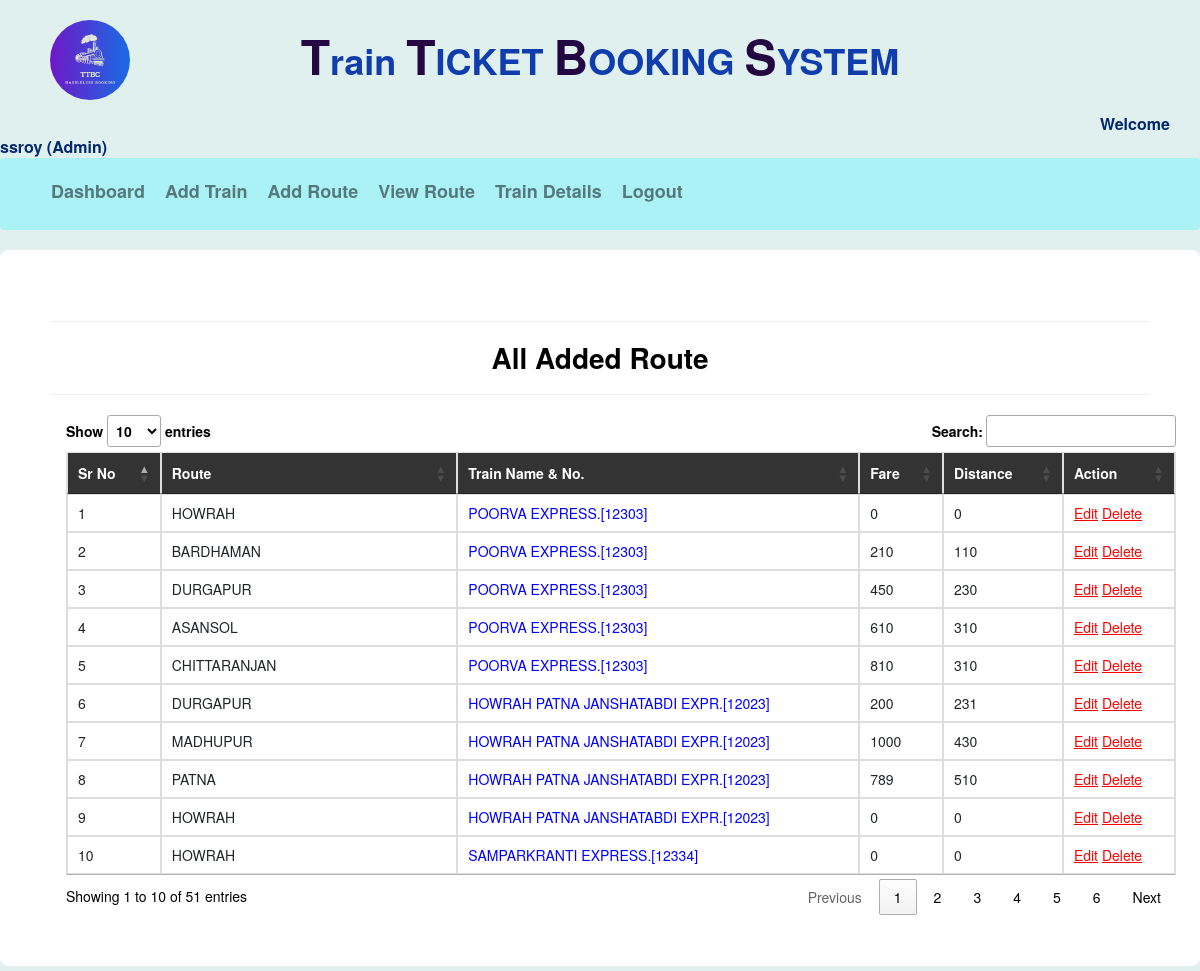
Screenshot of /availableroute/ (signed in) with the database file from the repository.
### railway/models.py (models this page shows, shortened)
class Add_route(models.Model):
    train = models.ForeignKey(Add_Train,on_delete=models.CASCADE,null=True)
    route = models.CharField(max_length=100,null=True)
    distance=models.IntegerField(null=True)
    fare=models.IntegerField(null=True)

class Add_Train(models.Model):
    trainname = models.CharField(max_length=30,null=True)
    train_no = models.IntegerField(null=True)
    from_city = models.CharField(max_length=30,null=True)
    to_city = models.CharField(max_length=30,null=True)
    departuretime=models.CharField(max_length=30,null=True)
    arrivaltime=models.CharField(max_length=30,null=True)
    trevaltime=models.CharField(max_length=100,null=True)
    distance=models.IntegerField(null=True)
    seats=models.IntegerField(null=True)
    img=models.FileField(null=True)

### railway/views.py (the view)
# urls.py: path('availableroute/', displayroute, name="availableroute"),
def displayroute(request):
    if not request.user.is_authenticated:
        return redirect('login')
    data = Add_route.objects.all()
    data2 = Add_Train.objects.all()
    d = {'data':data,'data2':data2}
    return render(request,"availableroute.html",d)

### templates/availableroute.html (shortened to what this page needs)
{% extends 'navigation3.html' %}
{% load static %}
{% block b %}
<div style="color:Black;border:1px solid white;border-radius:8px;background-color:white;padding:50px">
<center><hr><h3 style="font-size:28px;"><strong>All Added Route</strong></h3><hr></center>
        <div class="container">
<table class="table table-bordered" id="myTable">
  <thead style="color:white;background-color:#333">
  <tr>
    <th>Sr No</th>
    <th>Route</th>
      <th>Train Name & No.</th>
    <th>Fare</th>
    <th>Distance</th>
    <th>Action</th>
  </tr>
  </thead>
   <tbody>
{% for i in data %}
  <tr>
    <td>{{forloop.counter}}</td>
    <td>{{i.route}}</td>
      <td style="color:blue">{{i.train.trainname}}.[{{i.train.train_no}}]</td>
    <td>{{i.fare}}</td>
    <td>{{i.distance}}</td>
    <td style="100px"><a href="{% url 'editroute' i.id %}" style="color:red"><u>Edit</u></a>
        <a href="{% url 'delete_route' i.id %}" style="color:red"><u>Delete</u></a></td>
  </tr>{% endfor %}
    </tbody>
</table>
 </div>
</div>
{% endblock %}

### templates/navigation3.html (shortened to what this page needs)
{% extends 'head.html' %}
{% load static %}
{% block body %}
<link rel = stylesheet href = "//cdn.datatables.net/1.10.19/css/jquery.dataTables.min.css">
<a href="" style="font-size:16px;margin-left:1100px;margin-top:120px;color:black;"><strong style="color:#02286F;">Welcome {{request.user.username}} (Admin)</strong></a>
<nav class="navbar navbar-expand-lg navbar-light custom-navbar">
  <div class="container-fluid style=">
    <div class="collapse navbar-collapse" id="navbarNav">
      <ul class="navbar-nav me-auto mb-2 mb-lg-0">
        <li class="nav-item">
         <strong> <a class="nav-link px-3" href="{% url 'admindashboard' %}">Dashboard</a></strong>
        </li>
         <li class="nav-item">
         <strong> <a class="nav-link px-3" href="{% url 'add_train' %}">Add Train</a></strong>
        </li>
        <li class="nav-item">
          <strong><a class="nav-link px-3" href="{% url 'add_route' %}">Add Route</a></strong>
        </li>
        <li class="nav-item">
          <strong><a class="nav-link px-3" href="{% url 'availableroute' %}">View Route</a></strong>
        </li>
        <li class="nav-item">
         <strong> <a class="nav-link px-3" href="{% url 'view_train' %}">Train Details</a></strong>
        </li>
        <li class="nav-item">
          <strong></b><a class="nav-link px-3" href="{% url 'log_out' %}">Logout</a></strong>
        </li>
        <li class="nav-item">
         <strong> <a class="nav-link px-3" href="#"></strong>
        </li>
      </ul>
    </div>
  </div>
</nav>
{% block b %}
{% endblock %}
{% endblock %}

### templates/navigation3.html (style rules this page uses)
.custom-navbar { background-color: #ABF2F7; }
.nav-link { padding: 15px 20px; font-size: 1.8rem; }

### rows the page displays
Add_route: route "HOWRAH", train.trainname "POORVA EXPRESS", train.train_no "12303", fare "0", distance "0"
Add_route: route "BARDHAMAN", train.trainname "POORVA EXPRESS", train.train_no "12303", fare "210", distance "110"
Add_route: route "DURGAPUR", train.trainname "POORVA EXPRESS", train.train_no "12303", fare "450", distance "230"
Add_route: route "ASANSOL", train.trainname "POORVA EXPRESS", train.train_no "12303", fare "610", distance "310"
Add_route: route "CHITTARANJAN", train.trainname "POORVA EXPRESS", train.train_no "12303", fare "810", distance "310"
Add_route: route "DURGAPUR", train.trainname "HOWRAH PATNA JANSHATABDI EXPR", train.train_no "12023", fare "200", distance "231"
Add_route: route "MADHUPUR", train.trainname "HOWRAH PATNA JANSHATABDI EXPR", train.train_no "12023", fare "1000", distance "430"
Add_route: route "PATNA", train.trainname "HOWRAH PATNA JANSHATABDI EXPR", train.train_no "12023", fare "789", distance "510"
Add_route: route "HOWRAH", train.trainname "HOWRAH PATNA JANSHATABDI EXPR", train.train_no "12023", fare "0", distance "0"
Add_route: route "HOWRAH", train.trainname "SAMPARKRANTI EXPRESS", train.train_no "12334", fare "0", distance "0"

### other values shown
{{ request.user.username }} "ssroy"
